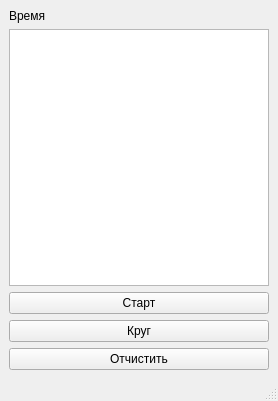
<?xml version="1.0" encoding="UTF-8"?>
<ui version="4.0">
 <class>MainWindow</class>
 <widget class="QMainWindow" name="MainWindow">
  <property name="geometry">
   <rect>
    <x>0</x>
    <y>0</y>
    <width>278</width>
    <height>401</height>
   </rect>
  </property>
  <property name="windowTitle">
   <string>MainWindow</string>
  </property>
  <widget class="QWidget" name="centralwidget">
   <layout class="QVBoxLayout" name="verticalLayout">
    <item>
     <widget class="QLabel" name="lb_time">
      <property name="text">
       <string>Время</string>
      </property>
     </widget>
    </item>
    <item>
     <widget class="QTextBrowser" name="tb_round_time"/>
    </item>
    <item>
     <widget class="QPushButton" name="pb_start_stop">
      <property name="text">
       <string>Старт</string>
      </property>
     </widget>
    </item>
    <item>
     <widget class="QPushButton" name="pb_round">
      <property name="text">
       <string>Круг</string>
      </property>
     </widget>
    </item>
    <item>
     <widget class="QPushButton" name="pb_clear">
      <property name="text">
       <string>Отчистить</string>
      </property>
     </widget>
    </item>
   </layout>
  </widget>
  <widget class="QMenuBar" name="menubar">
   <property name="geometry">
    <rect>
     <x>0</x>
     <y>0</y>
     <width>278</width>
     <height>22</height>
    </rect>
   </property>
  </widget>
  <widget class="QStatusBar" name="statusbar"/>
 </widget>
 <resources/>
 <connections/>
</ui>
